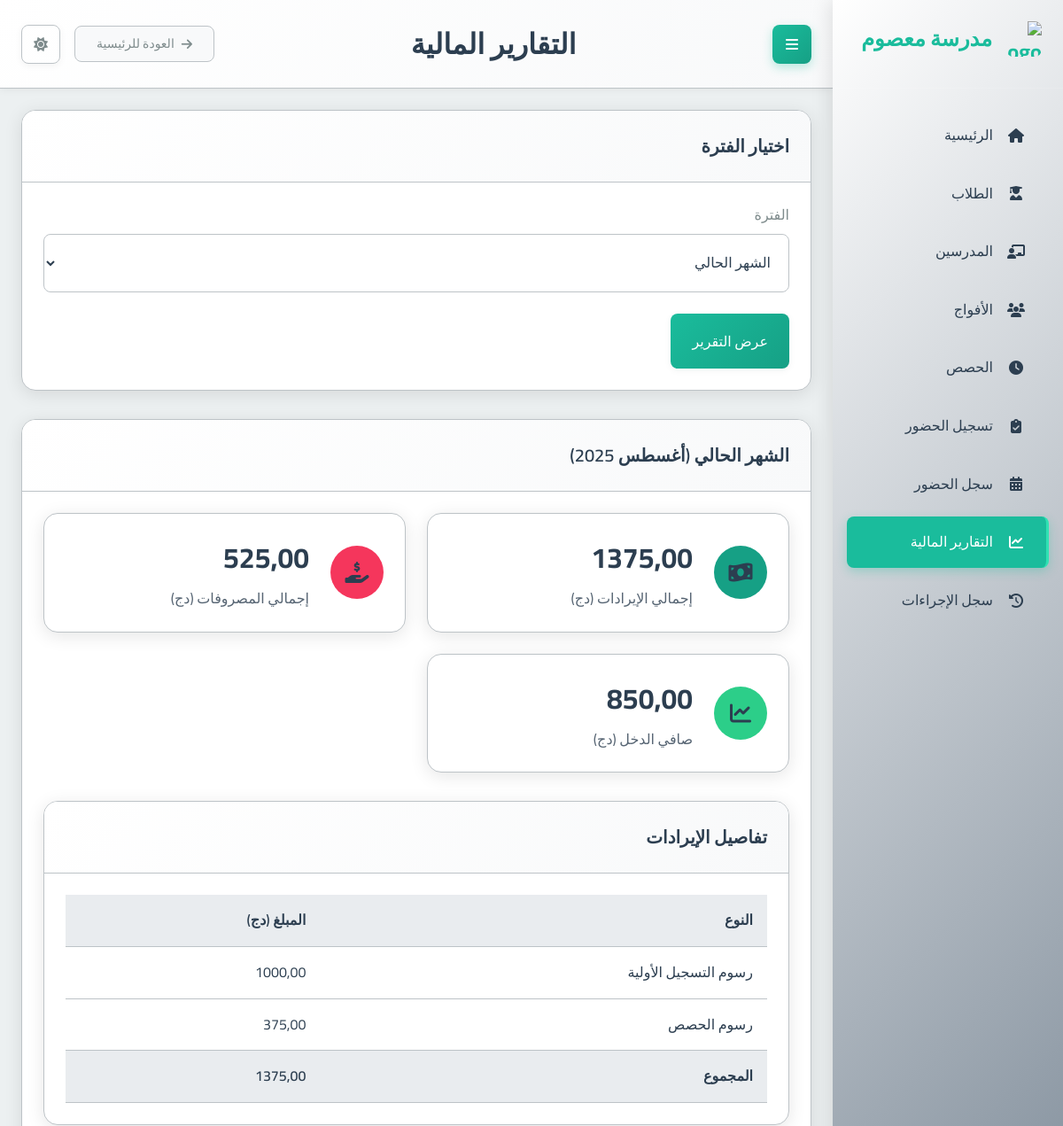
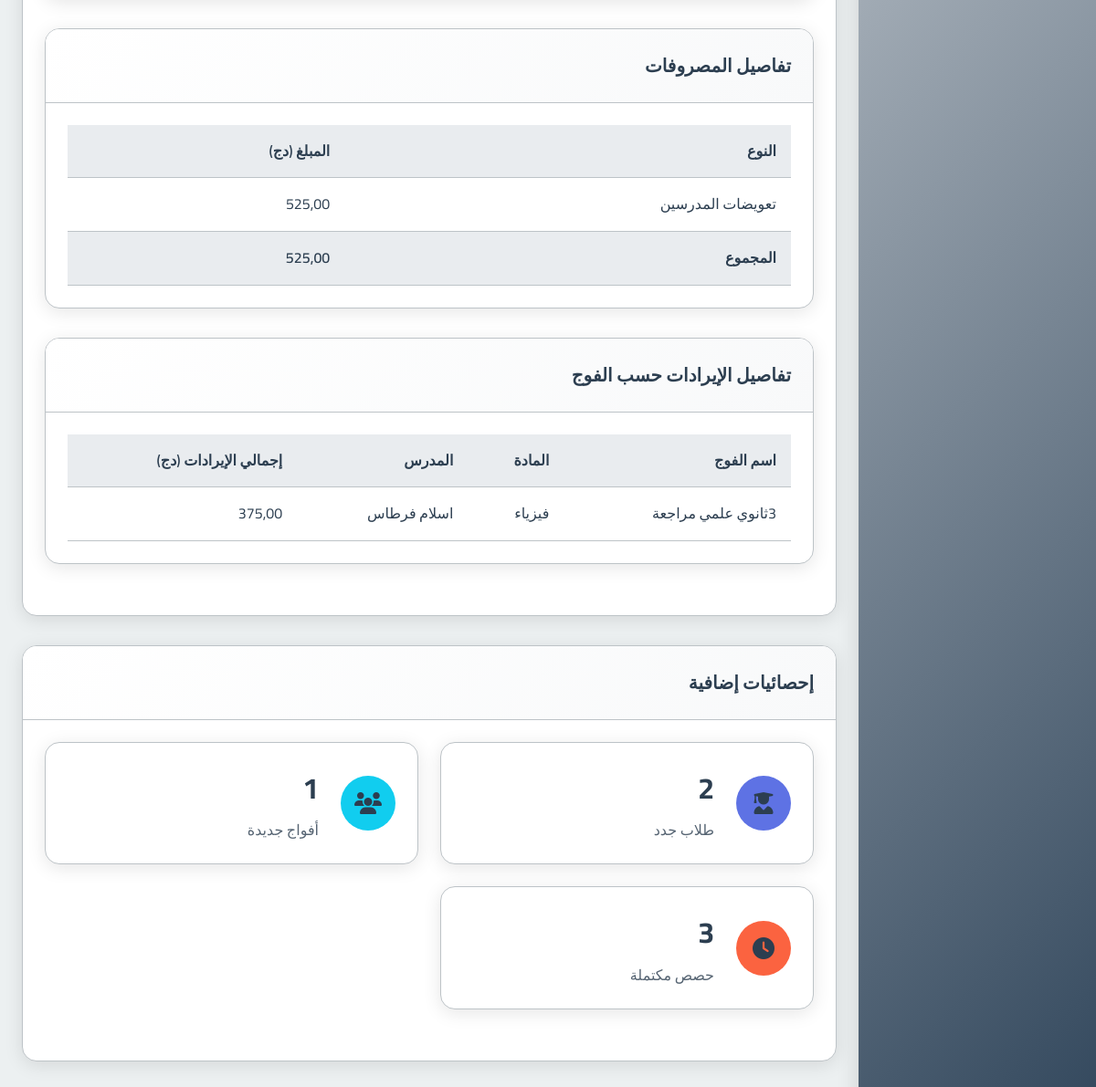
The app's page /payments/report/ with its own data (2 pictures, top to bottom).
### school_app/models.py (models this page shows, shortened)
class Group(models.Model):
    name = models.CharField(max_length=100, verbose_name="اسم الفوج")
    subject = models.ForeignKey(Subject, on_delete=models.PROTECT, verbose_name="المادة")
    teacher = models.ForeignKey(Teacher, on_delete=models.CASCADE, verbose_name="المدرس")
    academic_levels = models.ManyToManyField(AcademicLevel, verbose_name="المستويات الدراسية المتوافقة")
    price_per_4_sessions = models.DecimalField(max_digits=10, decimal_places=2, verbose_name="السعر لكل 4 حصص")
    session_day = models.IntegerField(choices=[
        (0, 'الاثنين'),
        (1, 'الثلاثاء'),
        (2, 'الأربعاء'),
        (3, 'الخميس'),
        (4, 'الجمعة'),
        (5, 'السبت'),
        (6, 'الأحد')
    ], verbose_name="يوم الحصة")
    session_start_time = models.TimeField(verbose_name="وقت بداية الحصة")
    session_duration = models.DecimalField(max_digits=4, decimal_places=2, default=1.5, verbose_name="مدة الحصة (ساعات)")
    students = models.ManyToManyField(Student, through='StudentGroup', blank=True, verbose_name="الطلاب المسجلون")
    created_at = models.DateTimeField(auto_now_add=True, verbose_name="تاريخ الإنشاء")
    is_continuous = models.BooleanField(default=False, verbose_name="فوج مستمر (تُنشأ الحصص أسبوعياً تلقائياً)")
    created_sessions_until = models.DateField(null=True, blank=True, verbose_name="تم إنشاء الحصص حتى تاريخ")
    class Meta:
        verbose_name = "فوج"
        verbose_name_plural = "الأفواج"

class Subject(models.Model):
    name = models.CharField(max_length=100, verbose_name="اسم المادة")
    class Meta:
        verbose_name = "مادة دراسية"
        verbose_name_plural = "المواد الدراسية"

class Teacher(models.Model):
    full_name = models.CharField(max_length=201, verbose_name="الاسم الكامل")
    phone_number = models.CharField(max_length=20, unique=True, verbose_name="رقم الهاتف")
    subject = models.ForeignKey(Subject, on_delete=models.PROTECT, verbose_name="المادة الأساسية")
    created_at = models.DateTimeField(auto_now_add=True, verbose_name="تاريخ الإنشاء")
    class Meta:
        verbose_name = "مدرس"
        verbose_name_plural = "المدرسون"

### school_app/views.py (the view)
# urls.py: path('payments/report/', views.payment_report, name='payment_report'),
def payment_report(request):
    today = timezone.now().date()
    start_date_str = request.GET.get('start_date')
    end_date_str = request.GET.get('end_date')
    period_type = request.GET.get('period', 'current_month') # Default to current_month
    start_date = None
    end_date = None
    errors = []
    report_period_display = ""
    if period_type == 'custom' and start_date_str and end_date_str:
        try:
            start_date = datetime.datetime.strptime(start_date_str, '%Y-%m-%d').date()
        except ValueError:
            errors.append("تنسيق تاريخ البدء غير صالح. استخدم YYYY-MM-DD.")
        try:
            end_date = datetime.datetime.strptime(end_date_str, '%Y-%m-%d').date()
        except ValueError:
            errors.append("تنسيق تاريخ الانتهاء غير صالح. استخدم YYYY-MM-DD.")
        if start_date and end_date and start_date > end_date:
            errors.append("تاريخ البدء لا يمكن أن يكون بعد تاريخ الانتهاء.")
    elif period_type == 'current_month':
        start_date = today.replace(day=1)
        end_date = today
    elif period_type == 'last_month':
        first_day_current_month = today.replace(day=1)
        end_date = first_day_current_month - datetime.timedelta(days=1)
        start_date = end_date.replace(day=1)
    elif period_type == 'current_year':
        start_date = today.replace(month=1, day=1)
        end_date = today
    if errors: # If parsing errors, default to current month and show errors
        start_date = today.replace(day=1)
        end_date = today
    months_ar = {
        1: 'يناير', 2: 'فبراير', 3: 'مارس', 4: 'أبريل', 5: 'مايو', 6: 'يونيو',
        7: 'يوليو', 8: 'أغسطس', 9: 'سبتمبر', 10: 'أكتوبر', 11: 'نوفمبر', 12: 'ديسمبر'
    }
    if period_type != 'custom' and not (start_date_str or end_date_str):
        month_name = months_ar[start_date.month]
        year = start_date.year
        if period_type == 'current_month':
            report_period_display = f"الشهر الحالي ({month_name} {year})"
        elif period_type == 'last_month':
            report_period_display = f"الشهر الماضي ({month_name} {year})"
        elif period_type == 'current_year':
            report_period_display = f"السنة الحالية ({year})"
    income_from_registration = Decimal('0.00')
    income_from_sessions = Decimal('0.00')
    total_expenses = Decimal('0.00') # Primarily teacher payments for now
    students_registered_in_period = Student.objects.filter(registration_fee_paid=True)
    if start_date and end_date:
        effective_end_date = datetime.datetime.combine(end_date, datetime.time.max)
        students_registered_in_period = students_registered_in_period.filter(created_at__gte=start_date, created_at__lte=effective_end_date)
    income_from_registration = Decimal(students_registered_in_period.count()) * REGISTRATION_FEE_AMOUNT
    paid_attendances = Attendance.objects.filter(student_paid_for_session=True).select_related('session__group')
    if start_date and end_date:
        paid_attendances = paid_attendances.filter(session__date__gte=start_date, session__date__lte=end_date)
    for att in paid_attendances:
        if att.session.group and att.session.group.price_per_4_sessions > 0:
            price_per_session = att.session.group.price_per_4_sessions / Decimal('4.0')
            income_from_sessions += price_per_session
    compensated_sessions = Session.objects.filter(teacher_compensated=True).select_related('group')
    if start_date and end_date:
        compensated_sessions = compensated_sessions.filter(date__gte=start_date, date__lte=end_date)
    for session_obj in compensated_sessions:
        if session_obj.group and session_obj.group.price_per_4_sessions > 0:
            price_per_session = session_obj.group.price_per_4_sessions / Decimal('4.0')
            total_expenses += (price_per_session * TEACHER_SESSION_PAY_RATE)
    total_income = income_from_registration + income_from_sessions
    net_income = total_income - total_expenses
    income_by_group_data = []
    all_groups = Group.objects.select_related('subject', 'teacher').all()
    for group in all_groups:
        group_income = Decimal('0.00')
        group_attendances = Attendance.objects.filter(
            session__group=group,
            student_paid_for_session=True
        )
        if start_date and end_date:
            group_attendances = group_attendances.filter(session__date__gte=start_date, session__date__lte=end_date)
        for att in group_attendances:
            if group.price_per_4_sessions > 0: # Ensure price is set
                price_per_session = group.price_per_4_sessions / Decimal('4.0')
                group_income += price_per_session
        if group_income > 0: # Only include groups with income in the report for this period
            income_by_group_data.append({
                'name': group.name,
                'subject_name': group.subject.name,
                'teacher_name': group.teacher.full_name,
                'income': group_income
            })
    income_by_group_data.sort(key=lambda x: x['income'], reverse=True)
    new_students_count = 0
    new_groups_count = 0
    completed_sessions_count = 0
    if start_date and end_date:
        effective_end_date_for_created_at = datetime.datetime.combine(end_date, datetime.time.max)
        new_students_count = Student.objects.filter(
            created_at__gte=start_date,
            created_at__lte=effective_end_date_for_created_at
        ).count()
        new_groups_count = Group.objects.filter(
            created_at__gte=start_date,
            created_at__lte=effective_end_date_for_created_at
        ).count()
        completed_sessions_count = Session.objects.filter(
            date__gte=start_date,
            date__lte=end_date
        ).count()
    context = {
        'page_title': 'تقرير المدفوعات',
        'start_date': start_date.strftime('%Y-%m-%d') if start_date else '',
        'end_date': end_date.strftime('%Y-%m-%d') if end_date else '',
        'report_period_display': report_period_display,
        'total_income': total_income,
        'income_from_registration': income_from_registration,
        'income_from_sessions': income_from_sessions,
        'total_expenses': total_expenses,
        'net_income': net_income,
        'income_by_group_data': income_by_group_data,
        'new_students_count': new_students_count,
        'new_groups_count': new_groups_count,
        'completed_sessions_count': completed_sessions_count,
        'errors': errors, # Pass any date parsing errors to the template
        'period_type_selected': period_type, # To re-select the period dropdown
        'start_date_selected': start_date_str, # To repopulate custom date fields
        'end_date_selected': end_date_str,     # To repopulate custom date fields
    }
    return render(request, 'school_app/payment_report.html', context)

### templates/school_app/payment_report.html (shortened to what this page needs)
{% extends 'base.html' %}
{% block page_title %}التقارير المالية{% endblock %}
{% block content %}
<div class="card mb-4">
  <div class="card-header">
    <h2 class="card-title">اختيار الفترة</h2>
  </div>
  <div class="card-body">
    <div class="form-group">
      <label for="period-select">الفترة</label>
      <select id="period-select" name="period" class="form-control">
        <option value="current_month" {% if period_type_selected == 'current_month' %}selected{% endif %}>الشهر الحالي</option>
      </select>
    </div>
    <button id="generate-report-btn" class="btn btn-primary">عرض التقرير</button>
  </div>
</div>
<div id="financial-report" class="card mb-4">
  <div class="card-header">
    <h2 class="card-title">{{ report_period_display|default:"التقرير المالي" }}</h2>
  </div>
  <div class="card-body">
    <div class="dashboard-cards mb-4">
      <div class="stat-card">
        <div class="stat-icon">
          <i class="fas fa-money-bill-wave"></i>
        </div>
        <div class="stat-content">
          <div class="stat-value">{{ total_income|floatformat:2 }}</div>
          <div class="stat-label">إجمالي الإيرادات (دج)</div>
        </div>
      </div>
      <div class="stat-card">
        <div class="stat-icon" style="background-color: #f5365c;">
          <i class="fas fa-hand-holding-usd"></i>
        </div>
        <div class="stat-content">
          <div class="stat-value">{{ total_expenses|floatformat:2 }}</div>
          <div class="stat-label">إجمالي المصروفات (دج)</div>
        </div>
      </div>
      <div class="stat-card">
        <div class="stat-icon" style="background-color: #2cce89;">
          <i class="fas fa-chart-line"></i>
        </div>
        <div class="stat-content">
          <div class="stat-value">{{ net_income|floatformat:2 }}</div>
          <div class="stat-label">صافي الدخل (دج)</div>
        </div>
      </div>
    </div>
    <div class="row">
      <div class="col-md-6">
        <div class="card mb-4">
          <div class="card-header">
            <h3 class="card-title">تفاصيل الإيرادات</h3>
          </div>
          <div class="card-body">
            <div class="table-container">
              <table>
                <thead>
                  <tr>
                    <th>النوع</th>
                    <th>المبلغ (دج)</th>
                  </tr>
                </thead>
                <tbody>
                  <tr>
                    <td>رسوم التسجيل الأولية</td>
                    <td>{{ income_from_registration|floatformat:2 }}</td>
                  </tr>
                  <tr>
                    <td>رسوم الحصص</td>
                    <td>{{ income_from_sessions|floatformat:2 }}</td>
                  </tr>
                </tbody>
                <tfoot>
                  <tr>
                    <th>المجموع</th>
                    <th>{{ total_income|floatformat:2 }}</th>
                  </tr>
                </tfoot>
              </table>
            </div>
          </div>
        </div>
      </div>
      <div class="col-md-6">
        <div class="card mb-4">
          <div class="card-header">
            <h3 class="card-title">تفاصيل المصروفات</h3>
          </div>
          <div class="card-body">
            <div class="table-container">
              <table>
                <thead>
                  <tr>
                    <th>النوع</th>
                    <th>المبلغ (دج)</th>
                  </tr>
                </thead>
                <tbody>
                  <tr>
                    <td>تعويضات المدرسين</td>
                    <td>{{ total_expenses|floatformat:2 }}</td>
                  </tr>
                </tbody>
                <tfoot>
                  <tr>
                    <th>المجموع</th>
                    <th>{{ total_expenses|floatformat:2 }}</th>
                  </tr>
                </tfoot>
              </table>
            </div>
          </div>
        </div>
      </div>
    </div>
    <div class="card mt-4 mb-4">
      <div class="card-header">
        <h3 class="card-title">تفاصيل الإيرادات حسب الفوج</h3>
      </div>
      <div class="card-body">
        <div class="table-container">
          <table class="table table-striped">
            <thead>
              <tr>
                <th>اسم الفوج</th>
                <th>المادة</th>
                <th>المدرس</th>
                <th>إجمالي الإيرادات (دج)</th>
              </tr>
            </thead>
            <tbody>
              {% for group_data in income_by_group_data %}
                <tr>
                  <td>{{ group_data.name }}</td>
                  <td>{{ group_data.subject_name }}</td>
                  <td>{{ group_data.teacher_name }}</td>
                  <td>{{ group_data.income|floatformat:2 }}</td>
                </tr>
              {% empty %}
                <tr>
                  <td colspan="4" class="text-center">لا توجد بيانات إيرادات للأفواج لهذه الفترة.</td>
                </tr>
              {% endfor %}
            </tbody>
          </table>
        </div>
      </div>
    </div>
  </div>
</div>
<div class="card">
  <div class="card-header">
    <h2 class="card-title">إحصائيات إضافية</h2>
  </div>
  <div class="card-body">
    <div class="dashboard-cards">
      <div class="stat-card">
        <div class="stat-icon" style="background-color: #5e72e4;">
          <i class="fas fa-user-graduate"></i>
        </div>
        <div class="stat-content">
          <div class="stat-value">{{ new_students_count }}</div>
          <div class="stat-label">طلاب جدد</div>
        </div>
      </div>
      <div class="stat-card">
        <div class="stat-icon" style="background-color: #11cdef;">
          <i class="fas fa-users"></i>
        </div>
        <div class="stat-content">
          <div class="stat-value">{{ new_groups_count }}</div>
          <div class="stat-label">أفواج جديدة</div>
        </div>
      </div>
      <div class="stat-card">
        <div class="stat-icon" style="background-color: #fb6340;">
          <i class="fas fa-clock"></i>
        </div>
        <div class="stat-content">
          <div class="stat-value">{{ completed_sessions_count }}</div>
          <div class="stat-label">حصص مكتملة</div>
        </div>
      </div>
    </div>
  </div>
</div>
{% endblock %}

### records on screen
Group: name "3ثانوي علمي مراجعة"
Subject: subject_name "فيزياء"
Teacher: teacher_name "اسلام فرطاس"

### other values on screen
{{ report_period_display|default:"التقرير المالي" }} "الشهر الحالي (أغسطس 2025)"
{{ total_income|floatformat:2 }} "1375,00"
{{ total_expenses|floatformat:2 }} "525,00"
{{ net_income|floatformat:2 }} "850,00"
{{ income_from_registration|floatformat:2 }} "1000,00"
{{ income_from_sessions|floatformat:2 }} "375,00"
{{ group_data.income|floatformat:2 }} "375,00"
{{ new_students_count }} "2"
{{ new_groups_count }} "1"
{{ completed_sessions_count }} "3"
